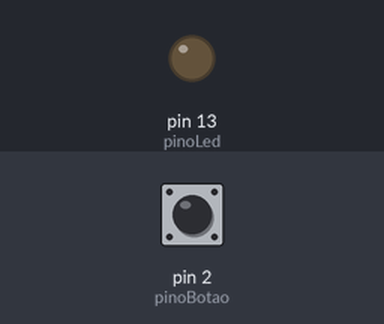
A sketch run on a simulated Arduino Uno, built with avr-gcc and run on an emulated ATmega328P. Parts: output pins drawn as LEDs (lit = HIGH). The inputs (shaded band) are chosen by the test bench; at power-on: pin 2 (pinoBotao) LOW.

Above: at 1.2 s.
1.3 s: pin 2 (pinoBotao) pulled HIGH for 0.15 s
At 2.5 s:
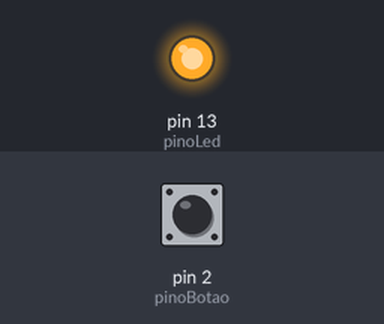
2.9 s: pin 2 (pinoBotao) pulled HIGH for 1 s
At 3.9 s:
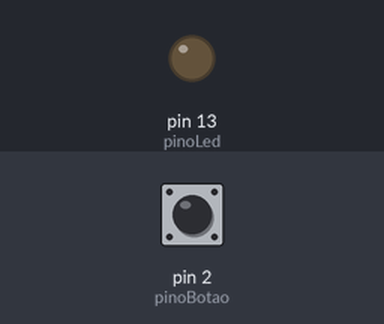
5.4 s: pin 2 (pinoBotao) pulled HIGH for 3.2 s
At 5.8 s:
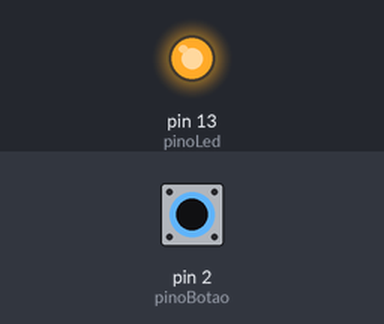
Timing chart, 0 to 8.4 s (numbered marks = the images above; inputs shaded):
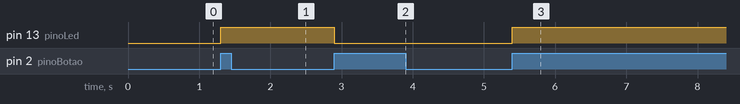

Measured:
- after the input at 1.3 s, pin 13 (pinoLed): LOW → HIGH at once
- after the input at 2.9 s, pin 13 (pinoLed): HIGH → LOW at once
- after the input at 5.4 s, pin 13 (pinoLed): LOW → HIGH at once

The sketch:

exercicio3.ino
```cpp
int pinoBotao = 2;
int pinoLed = 13;
bool ledLigado = false;

int leituraAtual = 0;
int leituraAnterior = 0;

void setup() {
  pinMode(pinoBotao, INPUT);
  pinMode(pinoLed, OUTPUT);
}

void loop() {
  leituraAtual = digitalRead(pinoBotao);

  if (leituraAtual == HIGH && leituraAnterior == LOW) {
    ledLigado = !ledLigado;
    digitalWrite(pinoLed, ledLigado ? HIGH : LOW);
    delay(200);
  }

  leituraAnterior = leituraAtual;
}
```
